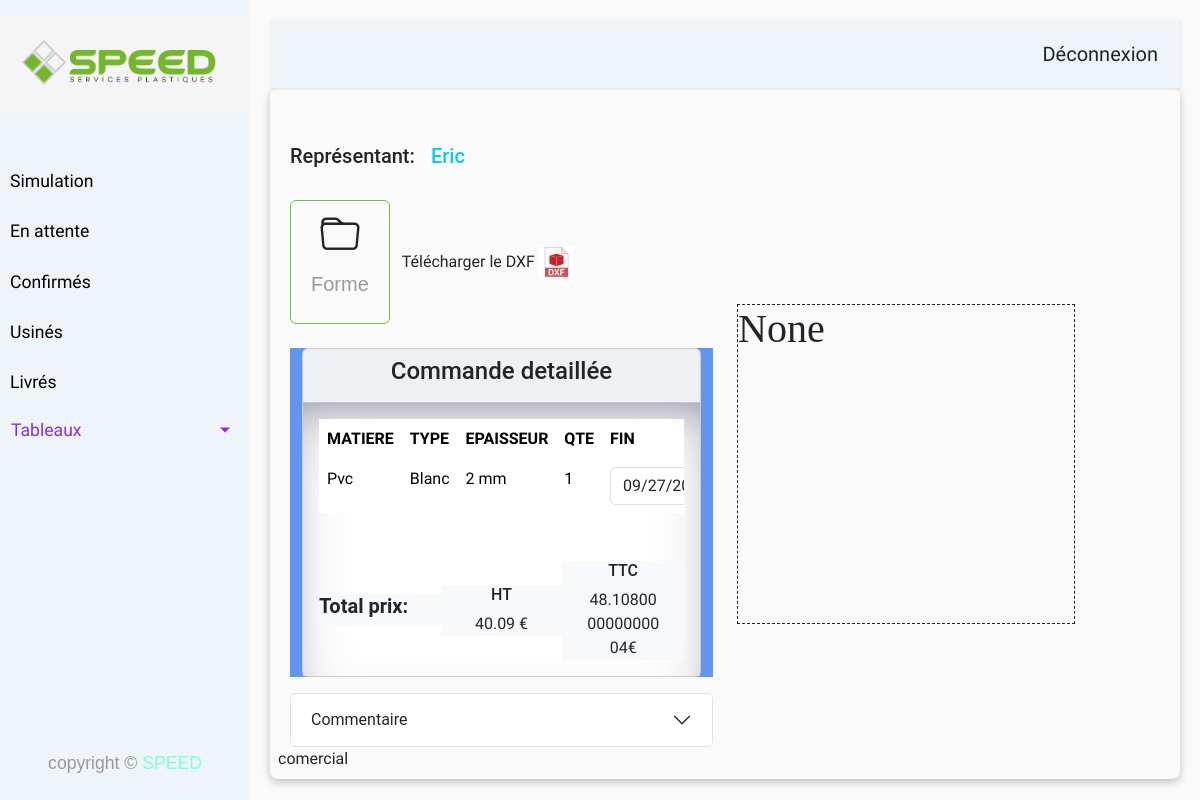
The app's page /en_attente/detailles?id=1 (signed in) with its own data.
### models/models.py (models this page shows, shortened)
class User(db.Model, UserMixin):
    __tablename__ = 'user'
    id = db.Column(db.Integer, autoincrement=True, primary_key=True)
    username=db.Column(db.String(255), nullable=False)
    email = db.Column(db.String(255), unique=True)
    password = db.Column(db.String(255), nullable=False, server_default='')
    tel = db.Column(db.String(20), nullable=False)
    role_id = db.Column(db.Integer , ForeignKey('role.id'),nullable=False)
    rel_user_client = relationship("Client", backref = "user")

class Commande(db.Model):
    __tablename__ = 'commande'
    id = db.Column(db.Integer, autoincrement=True,primary_key=True )
    client_id = db.Column(db.Integer , ForeignKey('client.id'),nullable=False)
    statut_id = db.Column(db.Integer, ForeignKey('statut.id'),nullable=False )
    usinage_id = db.Column(db.Integer, ForeignKey('type_usinage.id'), nullable=False )
    name_matiere = db.Column(db.String(50), nullable=False )
    type_matiere = db.Column(db.String(50), nullable=False )
    epaisseur_id = db.Column(db.Integer, ForeignKey('epaisseur.id'),nullable=False )
    count = db.Column(db.Integer ,default=1,nullable=False)
    count_persage = db.Column(db.Integer ,default=0)
    prix_ht= db.Column(db.Float, nullable=False)
    name_dxf = db.Column(db.String(256), nullable=True )
    name_bl = db.Column(db.String(256), nullable=True )
    name_police = db.Column(db.String(50), nullable=True )
    text = db.Column(db.String(256), nullable=True )
    hauteur_text = db.Column(db.Float , nullable=True)
    description_commercial_responsable = db.Column(db.String(1000), nullable=True)
    date_envoi = db.Column(db.String(256), nullable=False)
    date_confirmation = db.Column(db.String(32), nullable=True)
    date_usinage = db.Column(db.String(32), nullable=True)
    date_fin = db.Column(db.String(32), nullable=False)
    responsable = db.Column(db.String(100),nullable=True )
    assistante = db.Column(db.String(100),nullable=True )
    is_livr = db.Column(db.Boolean(), server_default=sqlalchemy.sql.expression.true())
    ville_livr = db.Column(db.String(80), nullable=True)
    cp_livr = db.Column(db.Integer(), nullable=True)
    numero_livr = db.Column(db.Integer(), nullable=True)
    addresse_livr = db.Column(db.String(256), nullable=True)
    is_vu_attente = db.Column(db.Boolean(),server_default=sqlalchemy.sql.expression.false())
    is_vu_confirmé = db.Column(db.Boolean(),server_default=sqlalchemy.sql.expression.false())
    is_vu_usiné = db.Column(db.Boolean(),server_default=sqlalchemy.sql.expression.false())
    is_form = db.Column(db.Boolean(), server_default=sqlalchemy.sql.expression.true())
    prix_livr_ht= db.Column(db.Float, nullable=True)
    is_chute = db.Column(db.Boolean(), server_default=sqlalchemy.sql.expression.true())
    is_plaque = db.Column(db.Boolean(), server_default=sqlalchemy.sql.expression.false())
    rel_commande_commande_plaques_bridge = relationship("BridgeCommandePlaques", backref = "commande")

class Epaisseur(db.Model):
    __tablename__ = "epaisseur"
    id = db.Column(db.Integer, primary_key=True , autoincrement=True)
    value = db.Column(db.Integer, nullable=False, unique=True)
    rel_essaisseur_bridge = relationship("Bridge", backref = "epaisseur")
    rel_essaisseur_commande = relationship("Commande", backref = "epaisseur")
    rel_essaisseur_lettre = relationship("BridgeLettres", backref = "epaisseur")
    rel_essaisseur_plaque= relationship("BridgePlaques", backref = "epaisseur")

class Role(db.Model):
    __tablename__ = 'role'
    id = db.Column(db.Integer,autoincrement=True, primary_key=True)
    name = db.Column(db.String(32), nullable=False)
    rel_role_user = relationship("User", backref = "role")

### routes.py (the view)
@app.route('/en_attente/detailles' ,  methods=['GET', 'POST'])
@login_required
def en_attente_detailles():
    try:
        id = request.args.get('id')
        if id is None:
            raise ValueError("ID is required")
        data = get_en_attente_by_id(id)
        if data is None:
            raise NoResultFound(f"No data found for ID: {id}")
        current_client_role = data[24]
        current_client_username = data[15]
        path_folder = "/members/" + current_client_role + '/' + current_client_username
        try:
            current_user_role = (Role.query.filter(Role.id == current_user.role_id).first()).name
        except Exception as e:
            return f"Error fetching current user role: {str(e)}"
        return render_template("en_attente_detailles.html", user=current_user,current_user_role = current_user_role, data=data, path_folder=path_folder)
    except NoResultFound as e:
        print(f"An error occurred: {e}")
        return render_template("error.html", message=str(e)), 404
    except ValueError as e:
        print(f"An error occurred: {e}")
        return render_template("error.html", message=str(e)), 400
    except Exception as e:
        print(f"An unexpected error occurred: {e}")
        return render_template("error.html", message="An unexpected error occurred"), 500

### app.py (called while the page is built)
@login_manager.user_loader
def load_user(id):
    return User.query.get(int(id))

### routes.py (called while the page is built)
@app.before_request
def session_handler():
    session.permanent = True
    app.permanent_session_lifetime = timedelta(days=30)

### templates/en_attente_detailles.html (shortened to what this page needs)
{% extends 'base.html' %}
{% block contenue %}
<div id="usinage_container" class="container ">
    <div class="row mt-5">
        <div class="col-md-6">
            <div id="perso_detailles" class="row">
                <div class="row  ">
                    <div class="col col-md-4">
                        <h5>Représentant:</h5>
                    </div>
                    <div class="col-md-8">
                        <h5 class="text-info text-start"> {{data[15]}}</h5>
                    </div>
                </div>
            </div>
            {% if data[18] %}
            <div class="row mt-4">
                <div class="col-md-3">
                    <button id="file_btn_attente" type="button"
                        class=" case_btn btn  active-case border  border-secondary  "
                        style="padding-left: 20px;padding-right: 20px"><i class="bi bi-folder fs-1"></i>
                        <p>Forme</p>
                    </button>
                </div>
                <div class="col-md-6 d-flex align-items-center">
                    <span id="tcrg_dxf" onclick="telecharger_dxf('/static/{{path_folder}}', '{{data[13]}}')">Télécharger
                        le DXF <img src="{{ url_for('static', filename= 'img/logo/dxf_icon.jpg') }}"
                            style="width: 35px;" />
                    </span>
                </div>
            </div>
            {% endif %}
            <section class="intro mt-4">
                <div class="bg-image h-100" style="background-color: #6095F0;">
                    <div class="mask d-flex align-items-center h-100">
                        <div class="container">
                            <div class="row justify-content-center">
                                <div class="col-12">
                                    <div class="card shadow-2-strong" style="background-color: #f5f7fa;">
                                        <div class="card-header">
                                            <h4 class="text-center">Commande detaillée</h4>
                                        </div>
                                        <div id='card_body_en_attente' class="card-body">
                                            <div class="table-responsive">
                                                <table class="table table-borderless mb-0">
                                                    <thead>
                                                        <tr>
                                                            <th scope="col">MATIERE</th>
                                                            <th scope="col">TYPE</th>
                                                            <th scope="col">EPAISSEUR</th>
                                                            <th scope="col">QTE</th>
                                                            <th scope="col">FIN</th>
                                                        </tr>
                                                    </thead>
                                                    <tbody>
                                                        <tr>
                                                            <td id="matiere_detailles">{{data[0]}}</td>
                                                            <td id="matiere_type_detailles">{{data[1]}}</td>
                                                            <td id="epp_detailles">{{data[11]}} mm</td>
                                                            <td id="qte_detailles">{{data[12]}}</td>
                                                            <td class="d-flex justify-content-center align-content-center">
                                                                {% if current_user_role =="comercial" %}
                                                                <input type="date" value={{data[4]}}
                                                                    class="form-control" id="dateeInput" name="date">
                                                                {% else %}
                                                                <output type="date" value={{data[4]}}
                                                                    class="form-control" id="dateOutput" name="date">{{data[4]}}</output>
                                                                {% endif %}
                                                            </td>
                                                        </tr>
                                                    </tbody>
                                                </table>
                                            </div>
                                            <div id="total_prix_detaille"
                                                class=" mt-5  d-flex justify-content-between align-items-center">
                                                <div class="bg-light col-4">
                                                    <h5><strong>Total prix:</strong></h5>
                                                </div>
                                                <div
                                                    class=" col-4 bg-light d-flex flex-column align-items-center align-content-center">
                                                    <div>
                                                        <h6>HT</h6>
                                                    </div>
                                                    {% if current_user_role =="responsable" %}
                                                        <div class="d-flex justify-content-center align-items-center">
                                                            <input class="text-center" id="prix_detaille_ht"
                                                                value={{data[2]}}>
                                                            <span>€</span>
                                                        </div>
                                                    {% else %}
                                                        <div class="d-flex justify-content-center align-items-center">
                                                            <output class="text-center" id="prix_detaille_ht"
                                                                value={{data[2]}}>{{data[2]}}
                                                            <span>€</span></output>
                                                        </div>
                                                    {% endif %}
                                                </div>
                                                <div
                                                    class=" col-4 bg-light d-flex flex-column align-items-center align-content-center">
                                                    <div>
                                                        <h6>TTC</h6>
                                                    </div>
                                                    <div class="col-4 d-flex justify-content-center align-items-center"
                                                        style="width: 100%;">
                                                        <output class="text-center"
                                                            id="prix_detaille_ttc">{{data[2]*1.2}}<span>€</span></output>
                                                    </div>
                                                </div>
                                            </div>
                                        </div>
                                    </div>
                                </div>
                            </div>
                        </div>
                    </div>
                </div>
            </section>
            <div id="prix_detailles" class="row   mt-3">
                <div class="accordion" id="accordionAttente">
                    <div class="accordion">
                        <div class="accordion-item">
                            <h2 class="accordion-header" id="headingTwo">
                                <button class="accordion-button collapsed" type="button" data-bs-toggle="collapse"
                                    data-bs-target="#collapseAttente" aria-expanded="false"
                                    aria-controls="collapseAttente">
                                    Commentaire
                                </button>
                            </h2>
                        </div>
                    </div>
                </div>
            </div>
        </div>
        <div class="col-md-6">
            {% if data[13] is not none %}
            <iframe class="img_usinage_attente_detaille mt-5"
                src="{{ url_for('static', filename= path_folder +'/IMG/'+data[13]+'.png') }}"></iframe>
            {% else %}
            <div id="text_div_attente_detaille">
                <h1 id="text_area" style="overflow-wrap:break-word;font-family: '{{ data[19] }}' "> {{data[20]}}</h1>
            </div>
            {% endif %}
        </div>
        {{current_user_role}}
    </div>
</div>
{% endblock %}

### static/css/style.css (style rules this page uses)
* { margin: 0; padding: 0; box-sizing: border-box; }
body { font-family: 'Poppins', sans-serif; background: #fafafa; }
p { font-family: 'Poppins', sans-serif; font-size: 1.1em; font-weight: 300; line-height: 1.7em; color: #999; }
h1, h2, h3, h4, h5, h6 { font-family: "Roboto", sans-serif; }
body { font-family: 'Asap', sans-serif; }
.active-case { border: 1px solid rgb(110, 191, 63) !important; font-weight: bold; }
.case_btn p { font-size: 20px; }
.card-body { width: 70%; box-shadow: rgba(50, 50, 93, 0.25) 0px 30px 60px -12px inset, rgba(0, 0, 0, 0.3) 0px 18px 36px -18px inset; background-color: #cde2ef; }
#card_body_en_attente { width: 100%; background-color: white; }
#prix_detaille_ht { max-width: 120px; min-width: 30px; }
#prix_detaille_ttc { width: 60%; max-width: 120px; min-width: 30px; }
#text_div_attente_detaille { height: 40vh; border: 1px dashed; width: 80%; position: relative; top: 20vh; }
button { background-color: white; border: none; padding: 10px; font-size: 20px; cursor: pointer; border-radius: 5px; transition: background-color 0.3s; }

### records on screen
User: username "Eric"
Commande: name_matiere "Pvc", type_matiere "Blanc", count "1", date "09/27/2024", prix_ht "40.09", data[2]*1.2 "48.108000000000004"
Epaisseur: value "2"
Role: name "comercial"

### other values on screen
{{ data[20] }} "None"
